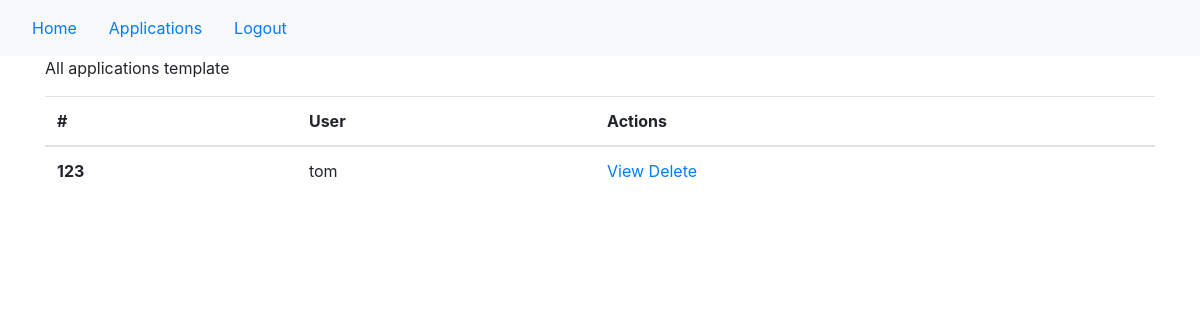
Page /applications/ (signed in) on the earlier database version.
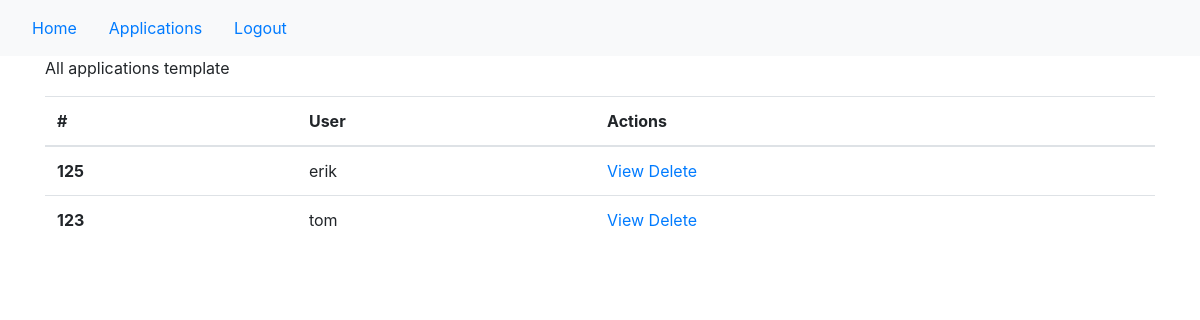
Same page on the later database version.
### main/models.py (models this page shows, shortened)
class Application(models.Model):
    user = models.OneToOneField(User,on_delete=models.CASCADE, null=True) #change null=True
    updated = models.DateTimeField(auto_now=True)
    created = models.DateTimeField(auto_now_add=True) #time created should be when has_applied=True
    is_validated = models.BooleanField(default=False)
    class Meta:
        ordering = ['-updated', '-created']
        permissions = [
            ("validate_application", "Can validate an application")
        ]

class User(AbstractUser):
    has_applied = models.BooleanField(default=False)
    fathers_name = models.CharField(max_length=150, null=True)
    mothers_name = models.CharField(max_length=150, null=True)
    class Sex(models.TextChoices):
        male = "male"
        female = "female"
    sex = models.CharField(
        max_length=6,
        choices=Sex.choices,
        null=True
    )
    class Marital_status(models.TextChoices):
        married = "married"
        unmarried = "unmarried"
    marital_status = models.CharField(
        max_length=9,
        choices=Marital_status.choices,
        null=True,
        blank=True
    )
    class Μilitary_service(models.TextChoices):
        completed = "completed"
        not_completed = "not completed"
    military_service = models.CharField(
        max_length=13,
        choices=Μilitary_service.choices,
        null=True,
        blank=True
    )
    date_of_birth = models.DateField(null=True) # user should be able to choose. Maybe try date input widget
    place_of_birth = models.CharField(max_length=150, null=True)
    prefecture = models.CharField(max_length=150, null=True) #νομός
    country = models.CharField(max_length=150, null=True)
    def validate_amka(amka): #amka must be eleven digits
        if not (amka.isdigit() and len(amka) == 11):
            raise ValidationError('amka must be 11 digits')
    amka = models.CharField(max_length=11, validators=[validate_amka], null = True)
    def validate_afm(afm): #afm must be 9 digits
        if not (afm.isdigit() and len(afm) == 9):
            raise ValidationError('afm must be 9 digits')
    afm = models.CharField(max_length=9, validators=[validate_afm], null = True)

### main/views.py (the view)
# urls.py: path("applications/", views.applications, name="all_applications"),
def applications(request): #list of all applications
    applications = Application.objects.all()
    context = {'applications': applications}
    return render(request, "main/applications.html", context)

### main/templates/main/applications.html
{% extends 'main/base.html' %}
{% block content %}
<div class="home-container container">
    <p> All applications template</p>
    <div>
        <div>
            <table class="table table-hover">
                <thead>
                    <tr>
                        <th scope="col">#</th>
                        <th scope="col">User</th>
                        <th scope="col">Actions</th>
                    </tr>
                </thead>
                <tbody>
                    {% for application in applications %}
                    <tr>
                        <th scope="row">{{application.id}}</th>
                        <td>{{application.user}}</td>
                        <td><a href="/applications/{{application.id}}">View</a> <a href = "{% url 'delete_application' application.id %}">Delete</a></td>
                    </tr>
                    {% endfor %}
                </tbody>
            </table>
        </div>
    </div>
</div>
{% endblock %}

Differences in the rows shown:
added Application: id "125", user "erik"
